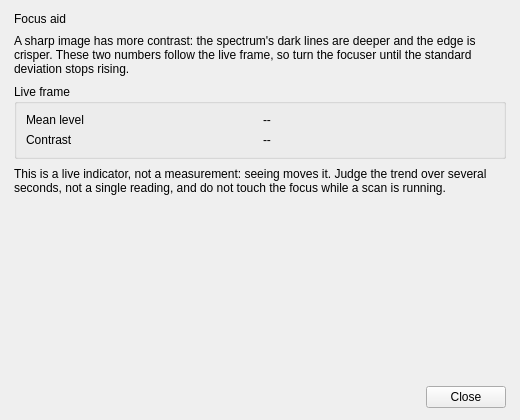
<?xml version="1.0" encoding="UTF-8"?>
<ui version="4.0">
 <class>FocusAidDialog</class>
 <widget class="QWidget" name="FocusAidDialog">
  <property name="geometry">
   <rect>
    <x>0</x>
    <y>0</y>
    <width>520</width>
    <height>420</height>
   </rect>
  </property>
  <property name="windowTitle">
   <string>Focus aid</string>
  </property>
  <layout class="QVBoxLayout" name="focusLayout">
   <property name="spacing">
    <number>8</number>
   </property>
   <property name="leftMargin">
    <number>14</number>
   </property>
   <property name="topMargin">
    <number>12</number>
   </property>
   <property name="rightMargin">
    <number>14</number>
   </property>
   <property name="bottomMargin">
    <number>12</number>
   </property>
   <item>
    <widget class="QLabel" name="focusTitle">
     <property name="role" stdset="0">
      <string>title</string>
     </property>
     <property name="text">
      <string>Focus aid</string>
     </property>
    </widget>
   </item>
   <item>
    <widget class="QLabel" name="focusWhy">
     <property name="role" stdset="0">
      <string>hint</string>
     </property>
     <property name="wordWrap">
      <bool>true</bool>
     </property>
     <property name="text">
      <string>A sharp image has more contrast: the spectrum's dark lines are deeper and the edge is crisper. These two numbers follow the live frame, so turn the focuser until the standard deviation stops rising.</string>
     </property>
    </widget>
   </item>
   <item>
    <widget class="QGroupBox" name="focusBox">
     <property name="title">
      <string>Live frame</string>
     </property>
     <layout class="QGridLayout" name="focusGrid">
      <item row="0" column="0">
       <widget class="QLabel" name="focusMeanCaption">
        <property name="text">
         <string>Mean level</string>
        </property>
       </widget>
      </item>
      <item row="0" column="1">
       <widget class="QLabel" name="focusMeanValue">
        <property name="role" stdset="0">
         <string>number</string>
        </property>
        <property name="text">
         <string>--</string>
        </property>
        <property name="toolTip">
         <string>Average brightness of the frame, as a fraction of the maximum. Around a quarter of the range fills the histogram without clipping.</string>
        </property>
       </widget>
      </item>
      <item row="1" column="0">
       <widget class="QLabel" name="focusStdCaption">
        <property name="text">
         <string>Contrast</string>
        </property>
       </widget>
      </item>
      <item row="1" column="1">
       <widget class="QLabel" name="focusStdValue">
        <property name="role" stdset="0">
         <string>number</string>
        </property>
        <property name="text">
         <string>--</string>
        </property>
        <property name="toolTip">
         <string>Standard deviation of the frame, as a fraction of the maximum. Higher means more contrast, which is what correct focus produces.</string>
        </property>
       </widget>
      </item>
     </layout>
    </widget>
   </item>
   <item>
    <widget class="QLabel" name="focusCaveat">
     <property name="role" stdset="0">
      <string>hint</string>
     </property>
     <property name="wordWrap">
      <bool>true</bool>
     </property>
     <property name="text">
      <string>This is a live indicator, not a measurement: seeing moves it. Judge the trend over several seconds, not a single reading, and do not touch the focus while a scan is running.</string>
     </property>
    </widget>
    </item>
   <item>
    <spacer name="focusSpacer">
     <property name="orientation">
      <enum>Qt::Vertical</enum>
     </property>
     <property name="sizeHint" stdset="0">
      <size>
       <width>20</width>
       <height>40</height>
      </size>
     </property>
    </spacer>
   </item>
   <item>
    <layout class="QHBoxLayout" name="focusButtonRow">
     <item>
      <spacer name="focusButtonSpacer">
       <property name="orientation">
        <enum>Qt::Horizontal</enum>
       </property>
       <property name="sizeHint" stdset="0">
        <size>
         <width>40</width>
         <height>20</height>
        </size>
       </property>
      </spacer>
     </item>
     <item>
      <widget class="QPushButton" name="focusCloseButton">
       <property name="text">
        <string>Close</string>
       </property>
      </widget>
     </item>
    </layout>
   </item>
  </layout>
 </widget>
 <resources/>
 <connections/>
</ui>
